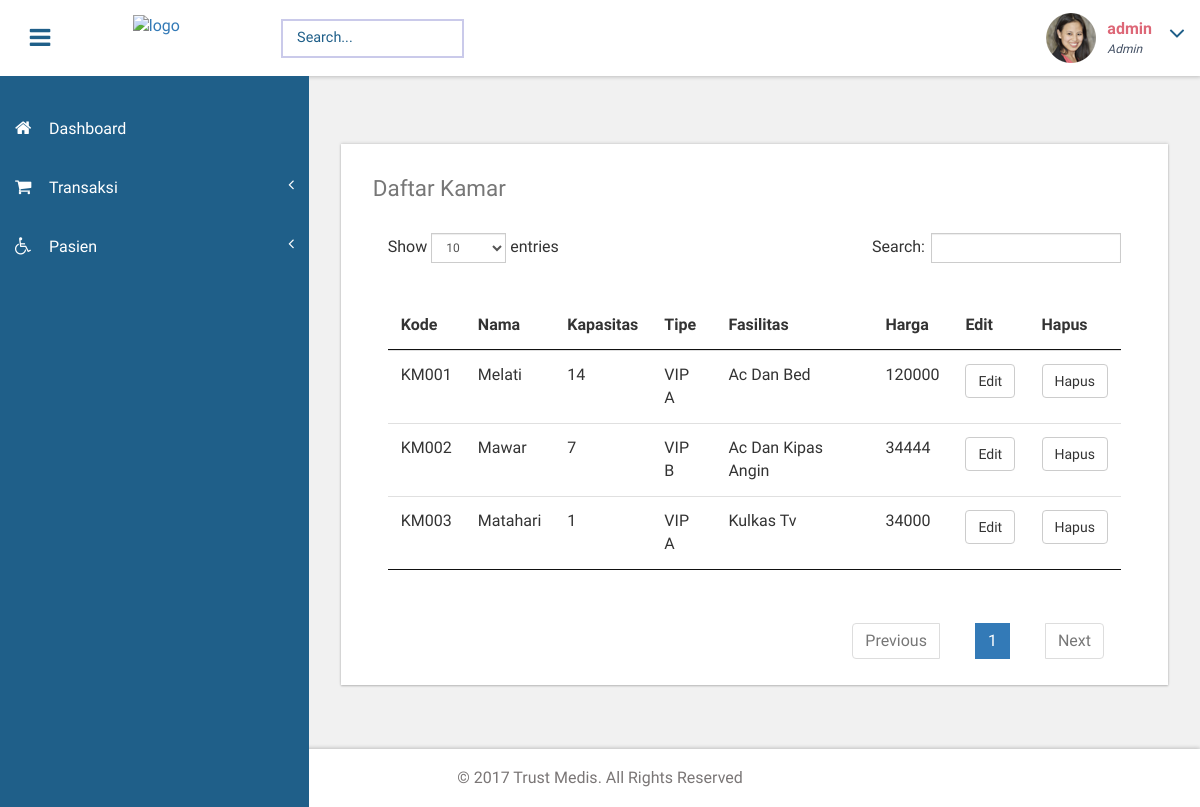
The app's page /view/admin/viewkamar.php (signed in) with its own data.
### tables this page shows
CREATE TABLE `kamar` (
  `KODE_KAMAR` varchar(10) NOT NULL,
  `NAMA_KAMAR` varchar(100) DEFAULT NULL,
  `KAPASITAS_KAMAR` int(11) DEFAULT NULL,
  `TIPE_KAMAR` varchar(100) DEFAULT NULL,
  `FASILITAS_KAMAR` varchar(200) DEFAULT NULL,
  `HARGA_KAMAR` int(11) NOT NULL
);

### app/class_kamar.php (called while the page is built, shortened)
<?php
class Kamar
{
  private $db;
  function __construct()
  {
    $link = new Database();
    $newdb= $link->get_database();
    $this->db = $newdb;
  }
  public function tampil_kamar(){
    try {
      $sql = $this->db->prepare("SELECT * FROM kamar");
      return $sql;
    } catch (PDOException $e) {
      die("Gagal Mengambil Data Eror : ".$e->getMessage());
      return false;
    }
  }
}
?>

### view/admin/viewkamar.php (the view, shortened to what this page needs)
<?php
require_once '../../app/class_kamar.php';
 ?>
		<div id="page-wrapper">
			<div class="main-page">
				<div class="tables">
					<div class="bs-example widget-shadow" data-example-id="hoverable-table">
						<h4>Daftar Kamar</h4>
						<table id="table" class="table table-hover">
              <thead>
                <tr>
                  <th>Kode</th>
                  <th>Nama</th>
                  <th>Kapasitas</th>
                  <th>Tipe</th>
                  <th>Fasilitas</th>
                  <th>Harga</th>
                  <th>Edit</th>
                  <th>Hapus</th>
                </tr>
              </thead>
              <tbody>
                <?php
                $kamar = new Kamar();
                $sql=$kamar->tampil_kamar();
                $sql->execute();
                if ($sql->rowCount()>0) {
                  while ($data = $sql->fetch(PDO::FETCH_OBJ)) {
                    echo "
                    <tr>
                      <td>$data->KODE_KAMAR</td>
                      <td>$data->NAMA_KAMAR</td>
                      <td>$data->KAPASITAS_KAMAR</td>
                      <td>$data->TIPE_KAMAR</td>
                      <td>$data->FASILITAS_KAMAR</td>
                      <td>$data->HARGA_KAMAR</td>
                      <td><a href='editkamar.php?kode_kamar=$data->KODE_KAMAR' type='button' name='btn_edit' class='btn btn-default'>Edit</a></td>
                      <td><a href='viewkamar.php?hapus=$data->KODE_KAMAR' type='button' name='btn_hapus' class='btn btn-default'>Hapus</a></td>
                    </tr>";
                  }
                }else {
                  echo "<tr><td>Data Masih Kosong</td></tr>";
                }
                ?>
              </tbody>
            </table>
					</div>
				</div>
			</div>
		</div>

### view/admin/css/custom.css (style rules this page uses)
#page-wrapper { padding:7em 2em 2.5em; background-color: #F1F1F1; }
.sidebar .arrow { float: right; }
.sidebar .fa.arrow:before { content: "\f104"; }

### records on screen
kamar: KODE_KAMAR "KM001", NAMA_KAMAR "Melati", KAPASITAS_KAMAR "14", TIPE_KAMAR "VIP A", FASILITAS_KAMAR "Ac Dan Bed", HARGA_KAMAR "120000"
kamar: KODE_KAMAR "KM002", NAMA_KAMAR "Mawar", KAPASITAS_KAMAR "7", TIPE_KAMAR "VIP B", FASILITAS_KAMAR "Ac Dan Kipas Angin", HARGA_KAMAR "34444"
kamar: KODE_KAMAR "KM003", NAMA_KAMAR "Matahari", KAPASITAS_KAMAR "1", TIPE_KAMAR "VIP A", FASILITAS_KAMAR "Kulkas Tv", HARGA_KAMAR "34000"
